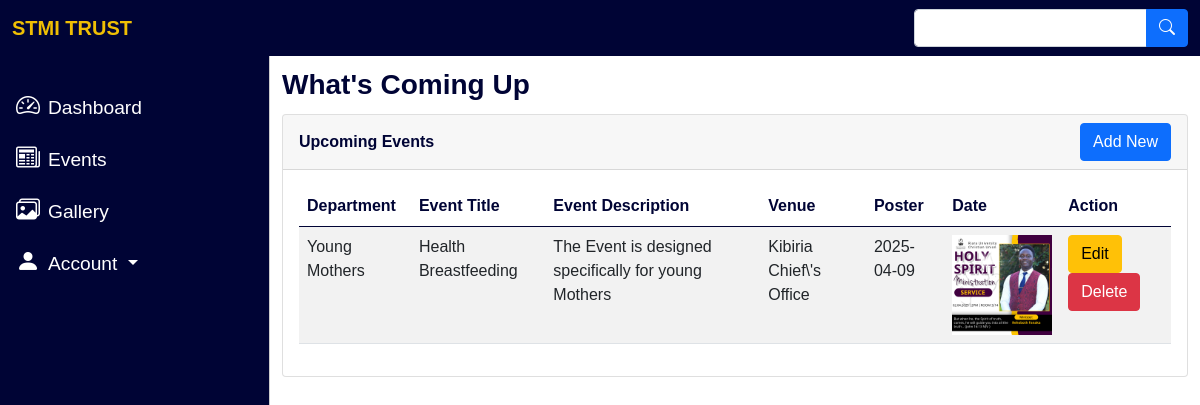
Screenshot of /admin/news.php (signed in) with the database file from the repository.
### tables this page shows
CREATE TABLE `events` (
  `id` int(11) NOT NULL,
  `department_assoc` varchar(100) NOT NULL,
  `event_title` varchar(100) NOT NULL,
  `event_description` varchar(255) NOT NULL,
  `venue` varchar(100) NOT NULL,
  `date` date NOT NULL,
  `photo` varchar(255) NOT NULL,
  `event_time` time NOT NULL
);

### admin/get_news.php (the view, shortened to what this page needs)
<?php
include 'config.php';
$sql = "SELECT id, department_assoc, event_title, event_description, venue, date, event_time, photo FROM events";
$result = $conn->query($sql);
if ($result->num_rows > 0) {
    while ($row = $result->fetch_assoc()) {
        $id = $row['id'];
        $department = htmlspecialchars($row['department_assoc']);
        $title = htmlspecialchars($row['event_title']);
        $description = htmlspecialchars($row['event_description']);
        $venue = htmlspecialchars($row['venue']);
        $date = htmlspecialchars($row['date']);
        $photo = htmlspecialchars($row['photo']);
        echo "<tr>";
        echo "<td>$department</td>";
        echo "<td>$title</td>";
        echo "<td>$description</td>";
        echo "<td>$venue</td>";
        echo "<td>$date</td>";
        echo "<td><img src='../uploads/$photo' alt='Photo' width='100' height='100'></td>";
        echo "<td>
                <button class='btn btn-warning' data-bs-toggle='modal' data-bs-target='#editModal$id'>Edit</button>
                <button class='btn btn-danger' data-bs-toggle='modal' data-bs-target='#deleteModal$id'>Delete</button>
              </td>";
        echo "</tr>";
    }
} else {
    echo "<tr><td colspan='7' class='text-center'>No events data found</td></tr>";
}
?>

### admin/css/style.css (style rules this page uses)
body, button { font-family: 'Poppins', sans-serif; }
:root { --offcanvas-width: 270px; --topNavbarHeight: 56px; }
@media (min-width:992px) { body { overflow: auto !important; } }

### rows the page displays
events: department_assoc "Young Mothers", event_title "Health Breastfeeding", event_description "The Event is designed specifically for young Mothers", venue "Kibiria Chief\\'s Office", date "2025-04-09", photo (picture)
